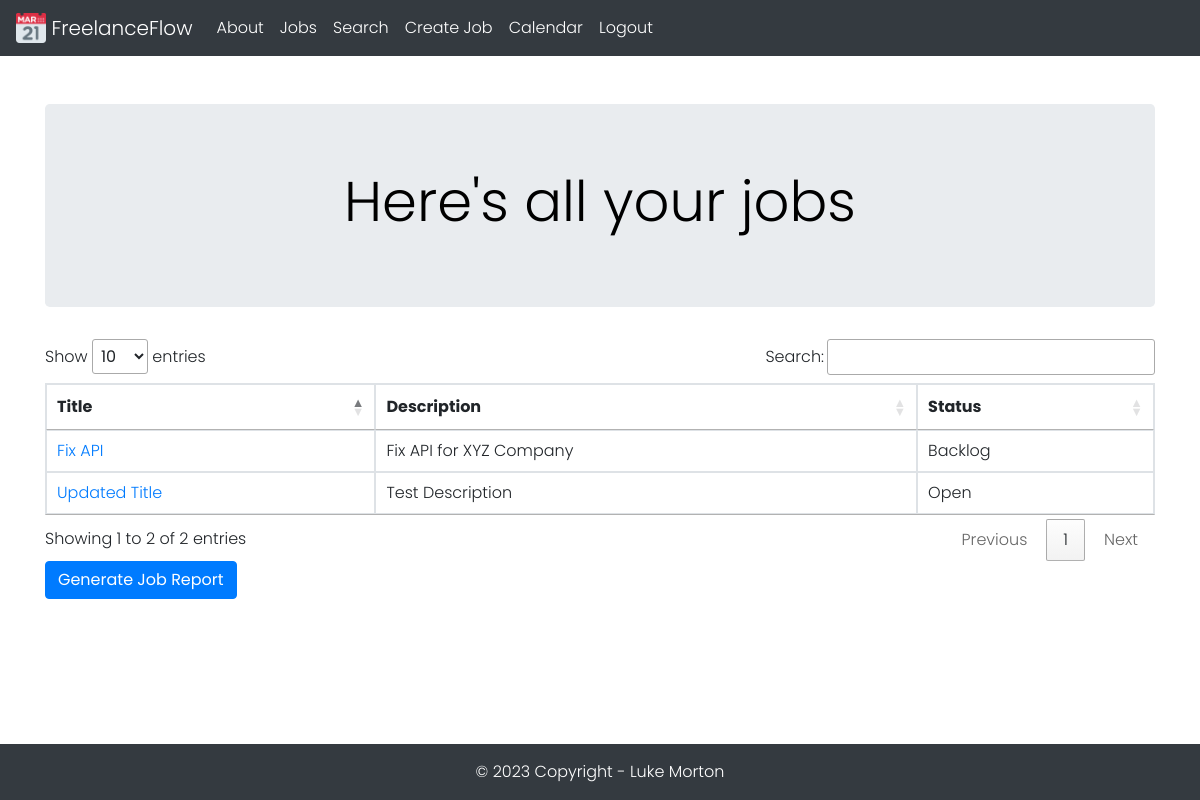
Before: /jobs (signed in) with the older database file.
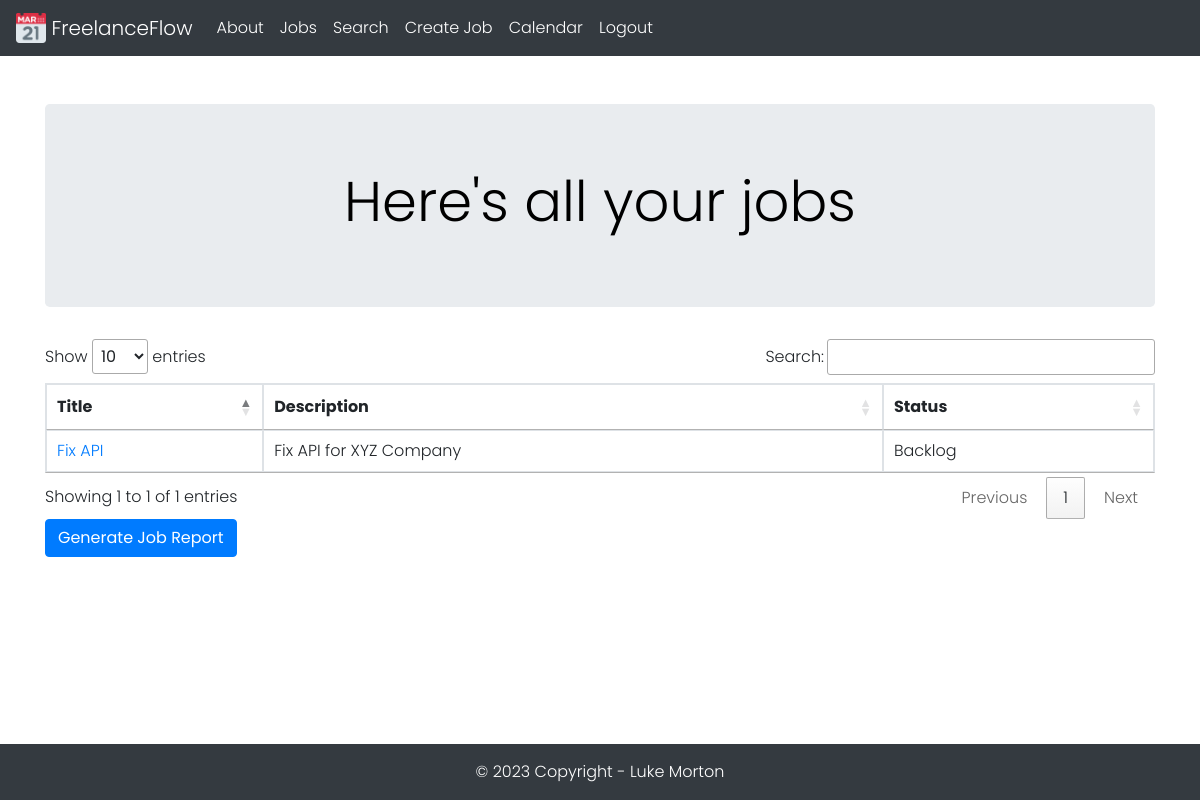
After: the same page with the newer database file.
### tables this page shows
CREATE TABLE Jobs (
    jobid INTEGER PRIMARY KEY AUTOINCREMENT,
    title TEXT NOT NULL,
    description TEXT NOT NULL,
    datecreated TEXT NOT NULL,
    deadline TEXT NOT NULL,
    status TEXT NOT NULL,
    quotation REAL NOT NULL,
    createdby INTEGER,
    FOREIGN KEY (createdby) REFERENCES Users(userid)
);

### application.py (the view)
@app.route('/jobs')
@login_required
def jobs():
    conn = database_connection()
    Jobs = conn.execute('SELECT * FROM Jobs WHERE createdby = ?', (current_user.id,)).fetchall()
    conn.close()
    if not Jobs:
        flash('Create your first job here!')
        return redirect(url_for('createjob'))
    else:
        return render_template('jobs.html', Jobs=Jobs)

### application.py (called while the page is built)
def database_connection():
    conn = sqlite3.connect('freelanceflow.db')
    conn.row_factory = sqlite3.Row
    return conn

@login_manager.user_loader
def load_user(user_id):
    conn = database_connection()
    user_data = conn.execute('SELECT * FROM Users WHERE userid = ?', (user_id,)).fetchone()
    conn.close()
    if user_data is None:
        return None
    user = User(user_data['userid'], user_data['emailaddress'], user_data['password'], user_data['firstname'], user_data['lastname'], user_data['username'], user_data['accounttype'])
    return user

### templates/jobs.html (shortened to what this page needs)
{% extends 'base.html' %}
{% block jumbotron_title %} Here's all your jobs {% endblock %}
{% block content %}
    <div class="container">
        <table id="job_table" class="table table-bordered table-hover">
            <thead>
                <tr>
                    <th>Title</th>
                    <th>Description</th>
                    <th>Status</th>
                </tr>
            </thead>
            <tbody>
                {% for Job in Jobs %}
                    <tr>
                        <td><a href="{{ url_for('job', job_id=Job['jobid']) }}">{{ Job['title'] }}</a></td>
                        <td>{{ Job['description'] }}</td>
                        <td>{{ Job['status'] }}</td>
                    </tr>
                {% endfor %}
            </tbody>
        </table>
        <a href="{{ url_for('generate_report') }}" class="btn btn-primary">Generate Job Report</a>
    </div>
{% endblock %}

Changed rows visible on the page:
removed Jobs: title "Updated Title", description "Test Description", status "Open"
Other visible differences:
text written by a page script: "Show entries Search: Showing 1 to 2 of 2 entries Previous 1 Next" → "Show entries Search: Showing 1 to 1 of 1 entries Previous 1 Next"
